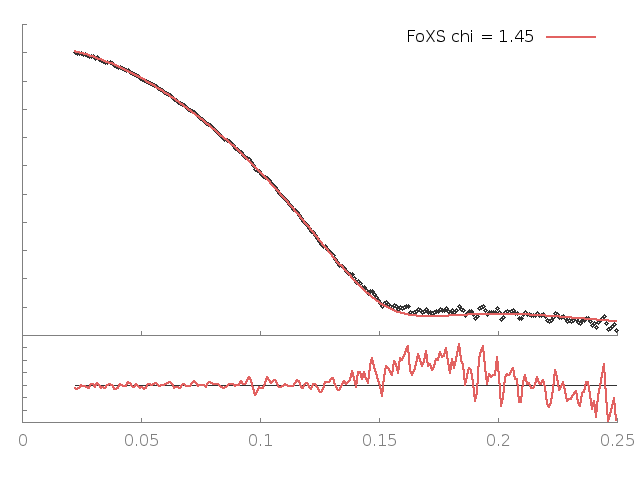

Recreate this plot in gnuplot.
set terminal png enhanced; set output "23908.B99990145_MSE_23908_merge2_q25.png";
set lmargin 2; set rmargin 2;set multiplot
set origin 0,0;set size 1,0.3; set tmargin 0; set bmargin 3;set ylabel '';set format y '';set xtics nomirror;set ytics nomirror; set border 3
set style line 11 lc rgb '#808080' lt 1;set border 3 back ls 11;f(x)=1
plot f(x) notitle lc rgb '#333333', '23908.B99990145_MSE_23908_merge2_q25.dat' u 1:($2/$3) notitle w lines lw 2.5 lc rgb '#e26261'
set origin 0,0.3;set size 1,0.69; set bmargin 0; set tmargin 1;set xlabel ''; set format x ''; set ylabel '';
plot '23908.B99990145_MSE_23908_merge2_q25.dat' u 1:2 thru log(y) notitle lc rgb '#333333' pt 6 ps 0.8, '23908.B99990145_MSE_23908_merge2_q25.dat' u 1:3 thru log(y) t 'FoXS chi = 1.45' w lines lw 2.5 lc rgb '#e26261'
unset multiplot
reset
